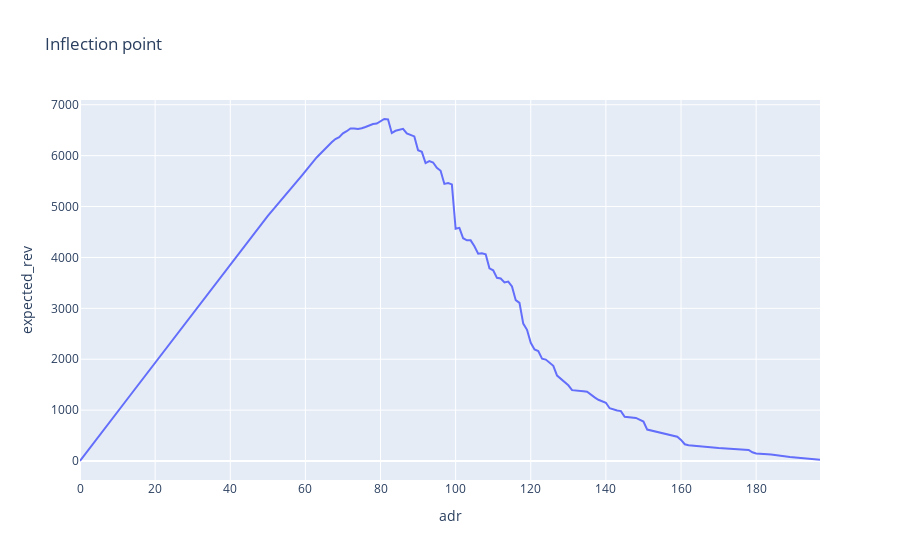

Notebook cell for this chart:
### Markdown cell above
The graphs represent a typical demand curve; demand decreases as price/adr increases. We know that the Expected revenue is a function of both price and demand, so we can explore the expected revenue curve and optimize it by finding the inflection point.

### Code cell
fig = px.line(merged_df[(merged_df.dow == "Friday") & (merged_df.month == "April")], 
              x="adr", 
              y="expected_rev", 
              title="Inflection point")
fig.show()
